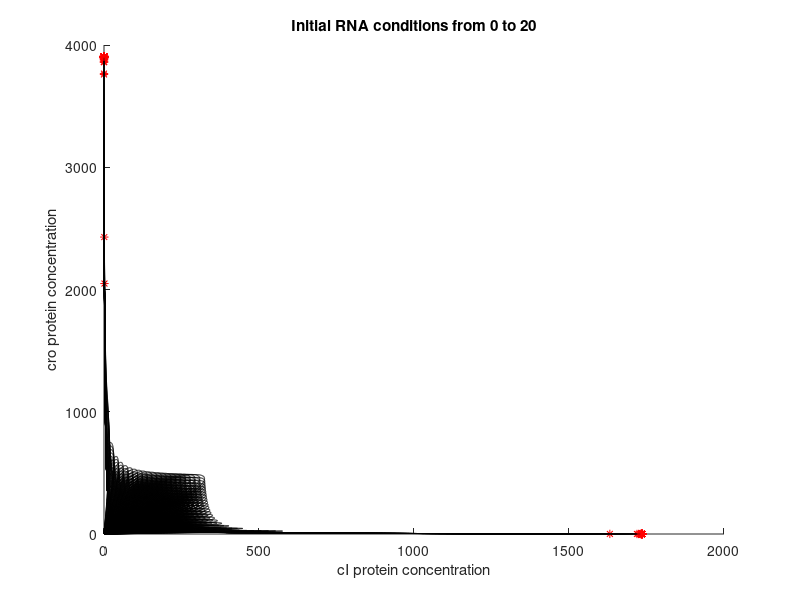
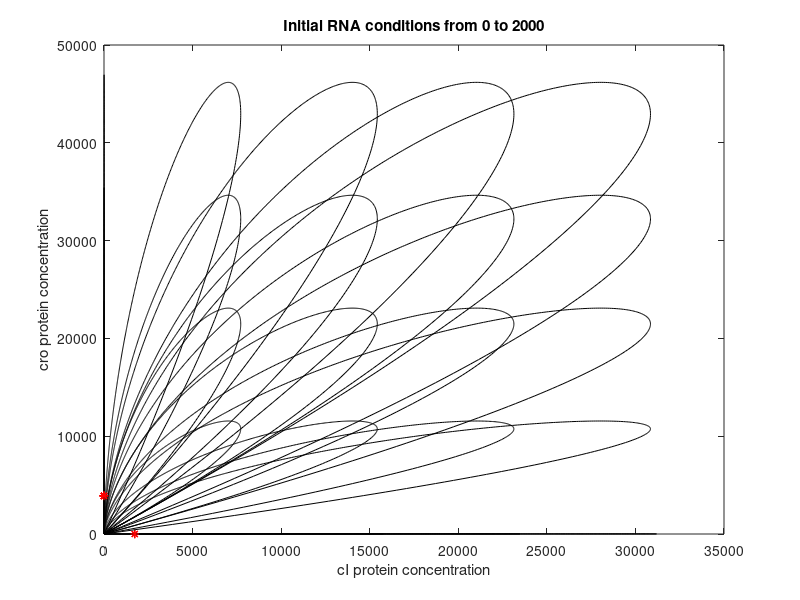

Here is the MATLAB script that generated these plots, in order:
totaltime = 20;
deltat = 0.01;
numsteps = totaltime/deltat;

hold on

for (j=0:20)
    for (k=0:20)
        
        cIrna = zeros(numsteps,1);
        crorna = zeros(numsteps,1);
        cIprot = zeros(numsteps,1);
        croprot = zeros(numsteps,1);

        crorna(1) = j;
        cIrna(1) = k;
        
        for (i=1:numsteps-1)
            dcIprot_dt = (50*cIrna(i)) - (1.2*cIprot(i));
            dcIrna_dt = 50*(1-((croprot(i)^2)/(10^2+croprot(i)^2))) - (1.2*cIrna(i));
            dcroprot_dt = (50*crorna(i)) - (0.8*croprot(i));
            dcrorna_dt = 50*(1-((cIprot(i)^2)/(10^2+cIprot(i)^2))) - (0.8*crorna(i));
    
            cIrna(i+1) = cIrna(i) + dcIrna_dt*deltat;
            crorna(i+1) = crorna(i) + dcrorna_dt*deltat;
            cIprot(i+1) = cIprot(i) + dcIprot_dt*deltat;
            croprot(i+1) = croprot(i) + dcroprot_dt*deltat;
    
        end
        croprot(end)
        cIprot(end)
        figure(1)
        plot(cIprot,croprot,'k')
        plot(cIprot(end),croprot(end),'r*')
    end
end
title('Initial RNA conditions from 0 to 20')
xlabel('cI protein concentration')
ylabel('cro protein concentration')
hold off


for (j=0:500:2000)
    for (k=0:500:2000)
        
        cIrna = zeros(numsteps,1);
        crorna = zeros(numsteps,1);
        cIprot = zeros(numsteps,1);
        croprot = zeros(numsteps,1);

        crorna(1) = j;
        cIrna(1) = k;
        
        for (i=1:numsteps-1)
            dcIprot_dt = (50*cIrna(i)) - (1.2*cIprot(i));
            dcIrna_dt = 50*(1-((croprot(i)^2)/(10^2+croprot(i)^2))) - (1.2*cIrna(i));
            dcroprot_dt = (50*crorna(i)) - (0.8*croprot(i));
            dcrorna_dt = 50*(1-((cIprot(i)^2)/(10^2+cIprot(i)^2))) - (0.8*crorna(i));
    
            cIrna(i+1) = cIrna(i) + dcIrna_dt*deltat;
            crorna(i+1) = crorna(i) + dcrorna_dt*deltat;
            cIprot(i+1) = cIprot(i) + dcIprot_dt*deltat;
            croprot(i+1) = croprot(i) + dcroprot_dt*deltat;
    
        end
        figure(2)
        plot(cIprot,croprot, 'k')
        hold on
        plot(cIprot(end),croprot(end),'r*')

    end
end
title('Initial RNA conditions from 0 to 2000')
xlabel('cI protein concentration')
ylabel('cro protein concentration')
hold off


